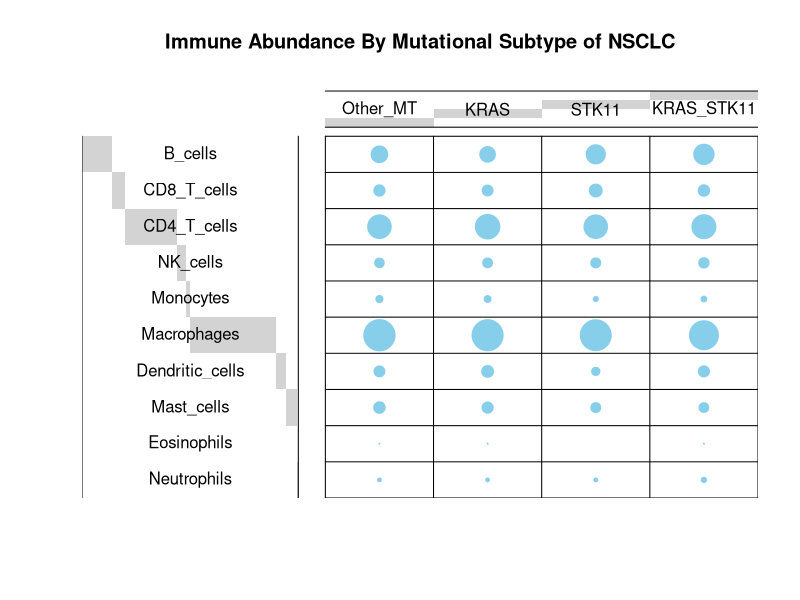
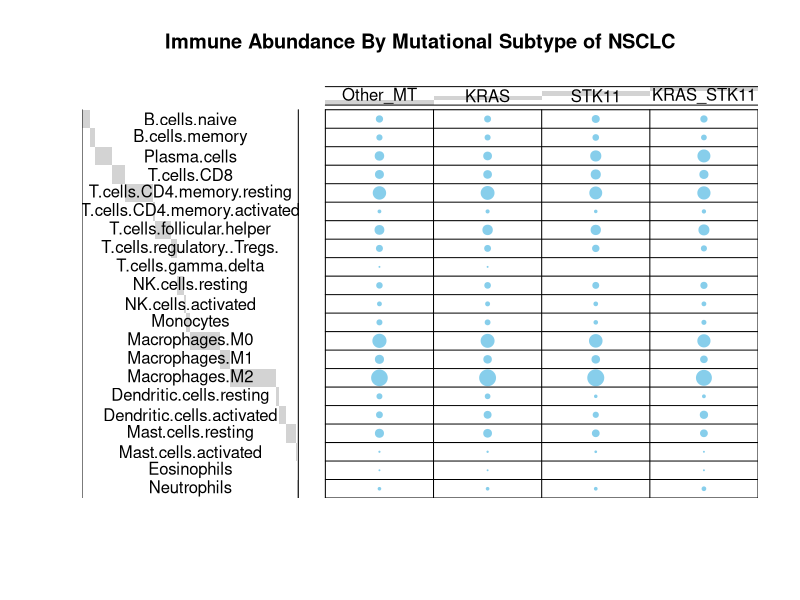
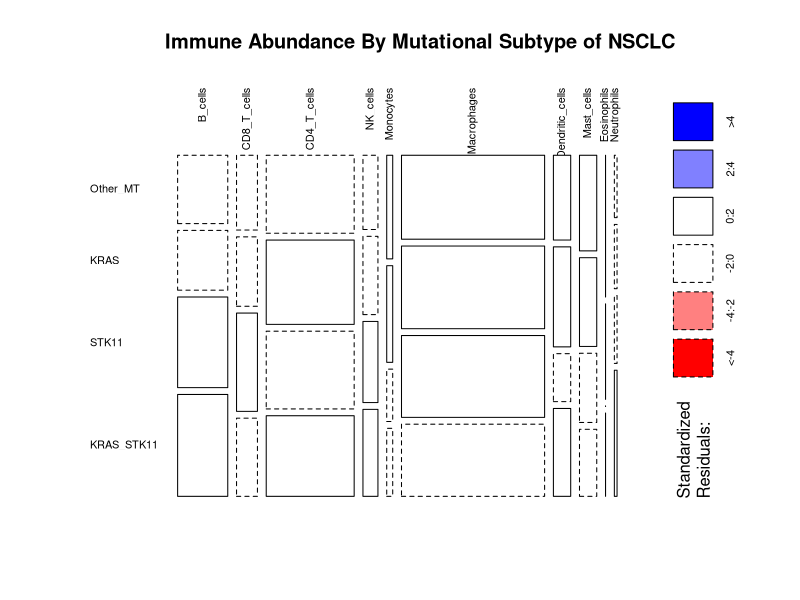
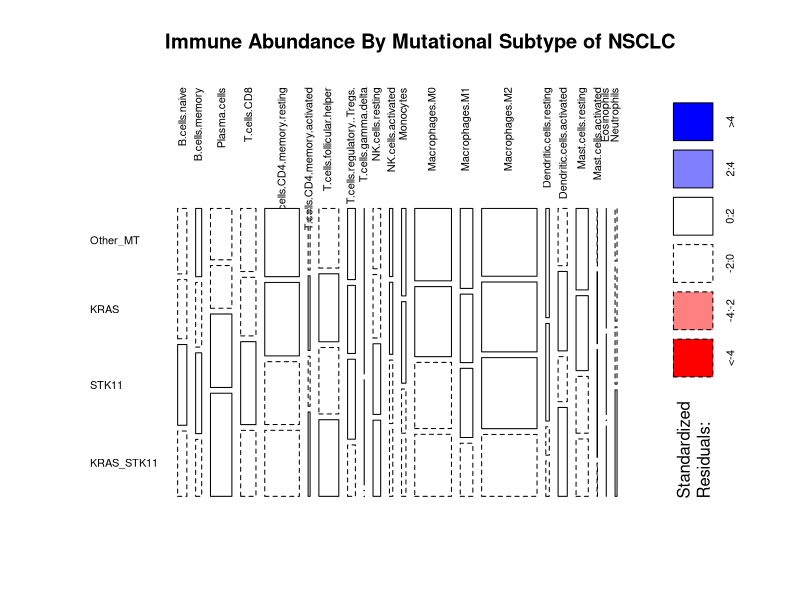

Write the R code that produced these figures, in order.
######### Chi Squared CIBERSORT ############
library(gplots)
library(graphics)
setwd("C:/Users/rbuch/DataShare/cibersort_luad_experiment/Output/RSEM/Chi_squared_analysis")

# Data Import
phenotype_summary_raw <- read.csv("cibersort_parts_of_a_whole_summary_phenotype.csv", row.names = 1, header =  T)
phenotype_total_raw <- read.csv("cibersort_parts_of_a_whole_phenotypes.csv", row.names = 1, header = T)

# Convert to Table
summary_table <- as.table(as.matrix(phenotype_summary_raw))
total_table <- as.table(as.matrix(phenotype_total_raw))

# Balloon Plots
summary_balloon <- balloonplot(t(summary_table), main = "Immune Abundance By Mutational Subtype of NSCLC",
                               xlab = "", ylab = "", label = F, show.margins = F) 

total_balloon <- balloonplot(t(total_table), main = "Immune Abundance By Mutational Subtype of NSCLC",
                               xlab = "", ylab = "", label = F, show.margins = F)
# Mosaic Plots
summary_mosaic <- mosaicplot(summary_table, shade = T, las = 2, main = "Immune Abundance By Mutational Subtype of NSCLC")

total_mosaic <- mosaicplot(total_table, shade = T, las = 2, "Immune Abundance By Mutational Subtype of NSCLC")

# Chi Squared
summary_chi <- chisq.test(phenotype_summary_raw)
total_chi <- chisq.test(phenotype_total_raw)

summary_chi
total_chi

####### RESULT: NO DIFFERENCE IN THE DISTRIUBTION OF GROUPS #########
